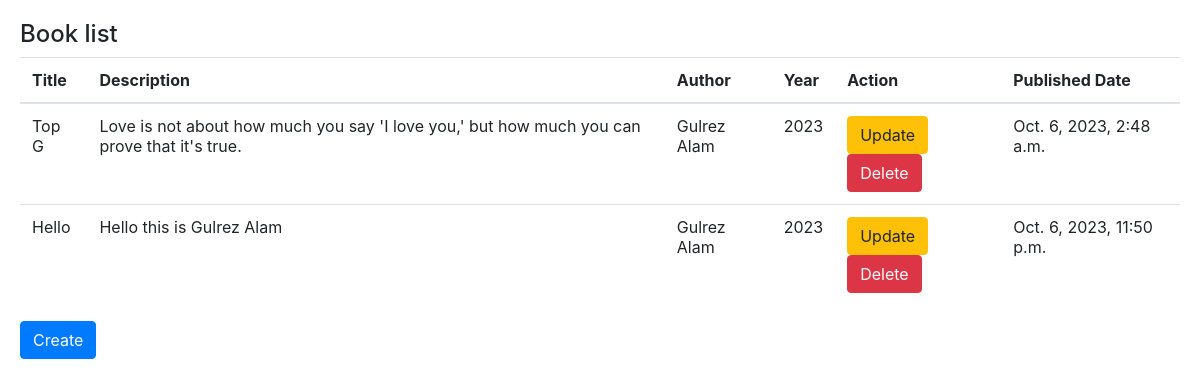
The app's page /book-list with its own data.
### myapp/models.py (models this page shows)
class Book(models.Model):
    title = models.CharField(db_column='title', max_length=100, blank=False)
    description = models.TextField(db_column='description', max_length=10000, blank=False)
    author = models.CharField(db_column='author', max_length=100, blank=False)
    year = models.IntegerField(db_column='year', blank=False)
    published_date = models.DateTimeField(db_column='published_date', default=datetime.now, blank=False)

### myapp/views.py (the view)
# urls.py: path('book-list', views.bookList, name='book-list'),
def bookList(request):
    books = Book.objects.all()
    return render(request, 'book-list.html', {'books': books})

### myapp/templates/book-list.html
{% extends "base.html" %}
{% block content %}
<div class = "card-body">
    <h4>Book list </h4>
    <table class="table">
        <thead>
            <tr>
                <th scope="col">Title</th>
                <th scope="col">Description</th>
                <th scope="col">Author</th>
                <th scope="col">Year</th>
                <th scope="col">Action</th>
                <th scope="col">Published Date</th>
            </tr>
        </thead>
        <tbody>
            {% for book in books %}
            <tr>
                <td>{{ book.title }}</td>
                <td>{{ book.description }}</td>
                <td>{{ book.author }}</td>
                <td>{{ book.year }}</td>
                <td><a type="button" class="btn btn-warning" href="/book-update/{{ book.id }}">Update</a>
                    <a type="button" class="btn btn-danger" href="/book-delete/{{ book.id }}">Delete</a>
                </td>
                <td>{{ book.published_date }}</td>
            </tr>
            {% endfor %}
        </tbody>
    </table>
    <a type="button" class="btn btn-primary" href="{% url 'book-create' %}">Create</a>
</div>
{% endblock %}

### myapp/templates/base.html (shortened to what this page needs)
<html lang='eng'>
<head>
    <link rel="stylesheet" href="https://stackpath.bootstrapcdn.com/bootstrap/4.5.0/css/bootstrap.min.css"
>
    </head>
<body>
    {% block content %}
    {% endblock %}
</body>
</html>

### records on screen
Book: title "Top G", description "Love is not about how much you say 'I love you,' but how much you can prove that it's true.", author "Gulrez Alam", year "2023", published_date "Oct. 6, 2023, 2:48 a.m."
Book: title "Hello", description "Hello this is Gulrez Alam", author "Gulrez Alam", year "2023", published_date "Oct. 6, 2023, 11:50 p.m."
